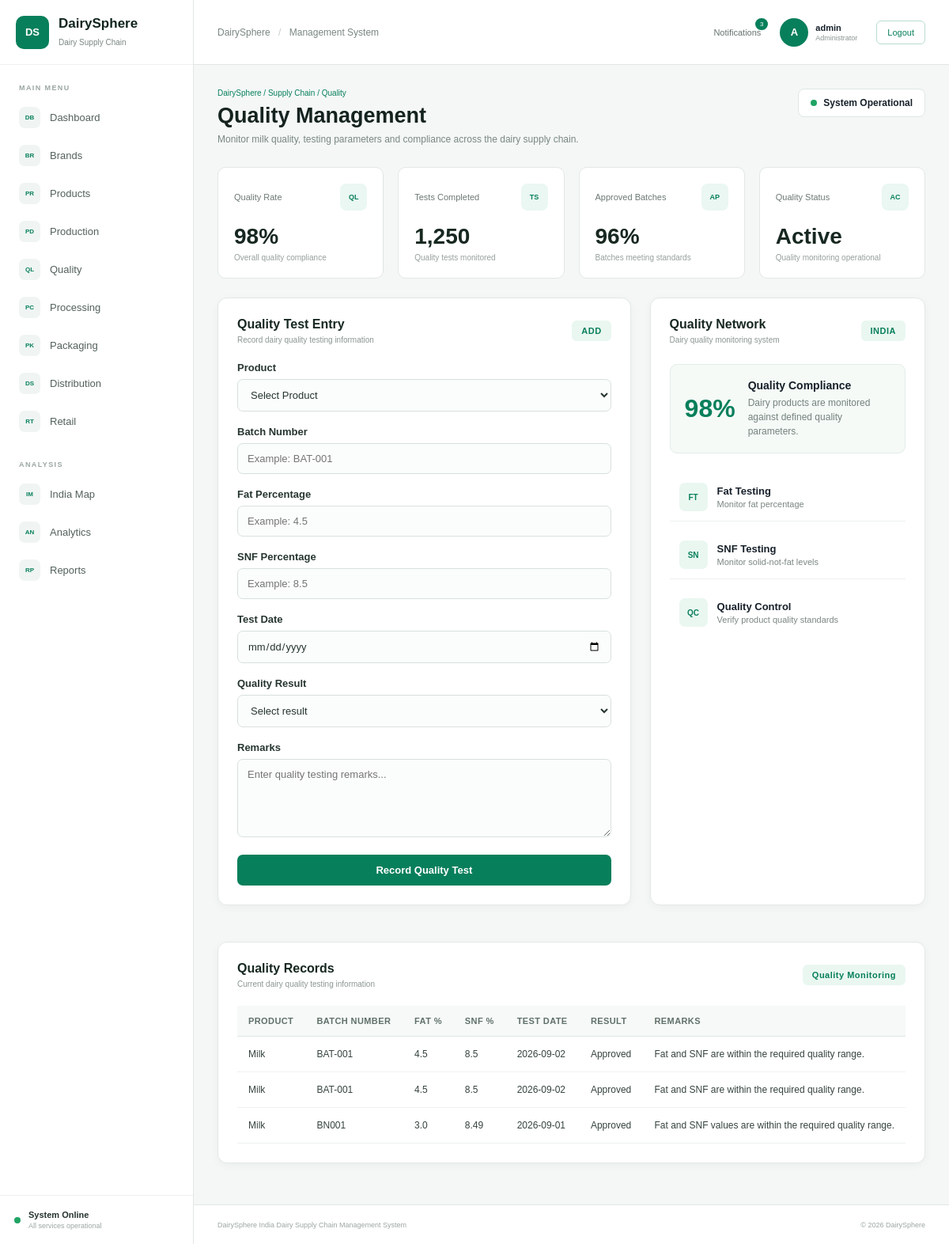
/quality (signed in), run on the app's committed database.
### tables this page shows
CREATE TABLE quality (

            id INTEGER PRIMARY KEY AUTOINCREMENT,

            product_name TEXT NOT NULL,

            batch_number TEXT NOT NULL,

            fat REAL,

            snf REAL,

            test_date TEXT NOT NULL,

            result TEXT NOT NULL,

            remarks TEXT,

            created_at TIMESTAMP DEFAULT CURRENT_TIMESTAMP

        );

### app.py (the view)
@app.route("/quality")
def quality():
    if "username" not in session:
        return redirect("/login")
    connection = get_db_connection()
    quality_data = connection.execute("""
        SELECT *
        FROM quality
        ORDER BY id DESC
    """).fetchall()
    products_data = connection.execute("""
        SELECT *
        FROM products
        ORDER BY name
    """).fetchall()
    total_tests = connection.execute("""
        SELECT COUNT(*)
        FROM quality
    """).fetchone()[0]
    approved_tests = connection.execute("""
        SELECT COUNT(*)
        FROM quality
        WHERE result = 'Approved'
    """).fetchone()[0]
    if total_tests > 0:
        quality_rate = round((approved_tests / total_tests) * 100)
    else:
        quality_rate = 0
    connection.close()
    return render_template(
        "quality.html",
        quality=quality_data,
        products=products_data,
        total_tests=total_tests,
        approved_tests=approved_tests,
        quality_rate=quality_rate,
        username=session["username"]
    )

### database.py (called while the page is built)
def get_db_connection():
    connection = sqlite3.connect(DATABASE)
    connection.row_factory = sqlite3.Row
    return connection

### templates/quality.html (shortened to what this page needs)
{% extends "base.html" %}
{% block content %}
<div class="page-header">
    <div>
        <p class="breadcrumb">
            DairySphere / Supply Chain / Quality
        </p>
        <h1>Quality Management</h1>
        <p class="page-description">
            Monitor milk quality, testing parameters and compliance
            across the dairy supply chain.
        </p>
    </div>
    <div class="page-status">
        <span class="status-dot"></span>
        System Operational
    </div>
</div>
<div class="stats-grid">
    <div class="stat-card">
        <div class="stat-header">
            <span>Quality Rate</span>
            <div class="stat-icon">QL</div>
        </div>
        <h2>98%</h2>
        <p>Overall quality compliance</p>
    </div>
    <div class="stat-card">
        <div class="stat-header">
            <span>Tests Completed</span>
            <div class="stat-icon">TS</div>
        </div>
        <h2>1,250</h2>
        <p>Quality tests monitored</p>
    </div>
    <div class="stat-card">
        <div class="stat-header">
            <span>Approved Batches</span>
            <div class="stat-icon">AP</div>
        </div>
        <h2>96%</h2>
        <p>Batches meeting standards</p>
    </div>
    <div class="stat-card">
        <div class="stat-header">
            <span>Quality Status</span>
            <div class="stat-icon">AC</div>
        </div>
        <h2>Active</h2>
        <p>Quality monitoring operational</p>
    </div>
</div>
<div class="brand-management-grid">
    <section class="panel brand-form-panel">
        <div class="panel-header">
            <div>
                <h2>Quality Test Entry</h2>
                <p>
                    Record dairy quality testing information
                </p>
            </div>
            <div class="panel-code">
                ADD
            </div>
        </div>
       <form method="POST" action="{{ url_for('add_quality') }}">
            <div class="form-group">
                <label for="product">
                    Product
                </label>
                <select name="product_name" required>
                    <option value="">
                        Select Product
                    </option>
                </select>
            </div>
<div class="form-group">
    <label for="batch_number">
        Batch Number
    </label>
    <input
        type="text"
        id="batch_number"
        name="batch_number"
        placeholder="Example: BAT-001"
        required
    >
</div>
            <div class="form-group">
                <label for="fat">
                    Fat Percentage
                </label>
                <input
                    type="number"
                    id="fat"
                    name="fat"
                    placeholder="Example: 4.5"
                    min="0"
                    step="0.01"
                >
            </div>
            <div class="form-group">
                <label for="snf">
                    SNF Percentage
                </label>
                <input
                    type="number"
                    id="snf"
                    name="snf"
                    placeholder="Example: 8.5"
                    min="0"
                    step="0.01"
                >
            </div>
            <div class="form-group">
                <label for="test_date">
                    Test Date
                </label>
                <input
                    type="date"
                    id="test_date"
                    name="test_date"
                    required
                >
            </div>
            <div class="form-group">
                <label for="result">
                    Quality Result
                </label>
                <select id="result" name="result" required>
                    <option value="">
                        Select result
                    </option>
                </select>
            </div>
            <div class="form-group">
                <label for="remarks">
                    Remarks
                </label>
                <textarea
                    id="remarks"
                    name="remarks"
                    rows="5"
                    placeholder="Enter quality testing remarks..."
                ></textarea>
            </div>
            <button type="submit" class="primary-button">
                Record Quality Test
            </button>
        </form>
    </section>
    <section class="panel brand-info-panel">
        <div class="panel-header">
            <div>
                <h2>Quality Network</h2>
                <p>
                    Dairy quality monitoring system
                </p>
            </div>
            <div class="network-badge">
                INDIA
            </div>
        </div>
        <div class="network-summary">
            <div class="summary-number">
                98%
            </div>
            <div>
                <strong>Quality Compliance</strong>
                <p>
                    Dairy products are monitored against
                    defined quality parameters.
                </p>
            </div>
        </div>
        <div class="network-features">
            <div class="feature-row">
                <div class="feature-icon">
                    FT
                </div>
                <div>
                    <strong>Fat Testing</strong>
                    <span>
                        Monitor fat percentage
                    </span>
                </div>
            </div>
            <div class="feature-row">
                <div class="feature-icon">
                    SN
                </div>
                <div>
                    <strong>SNF Testing</strong>
                    <span>
                        Monitor solid-not-fat levels
                    </span>
                </div>
            </div>
            <div class="feature-row">
                <div class="feature-icon">
                    QC
                </div>
                <div>
                    <strong>Quality Control</strong>
                    <span>
                        Verify product quality standards
                    </span>
                </div>
            </div>
        </div>
    </section>
</div>
<section class="panel registered-brands-panel">
    <div class="panel-header">
        <div>
            <h2>Quality Records</h2>
            <p>
                Current dairy quality testing information
            </p>
        </div>
        <div class="record-count">
            Quality Monitoring
        </div>
    </div>
    <div class="brand-table-wrapper">
    <table class="brand-table">
        <thead>
            <tr>
                <th>Product</th>
                <th>Batch Number</th>
                <th>Fat %</th>
                <th>SNF %</th>
                <th>Test Date</th>
                <th>Result</th>
                <th>Remarks</th>
            </tr>
        </thead>
        <tbody>
            {% if quality %}
                {% for item in quality %}
                <tr>
                    <td>
                        {{ item["product_name"] }}
                    </td>
                    <td>
                        {{ item["batch_number"] }}
                    </td>
                    <td>
                        {{ item["fat"] }}
                    </td>
                    <td>
                        {{ item["snf"] }}
                    </td>
                    <td>
                        {{ item["test_date"] }}
                    </td>
                    <td>
                        {{ item["result"] }}
                    </td>
                    <td>
                        {{ item["remarks"] or "-" }}
                    </td>
                </tr>
                {% endfor %}
            {% else %}
                <tr>
                    <td colspan="7">
                        No quality records available.
                    </td>
                </tr>
            {% endif %}
        </tbody>
    </table>
</div>
{% endblock %}

### templates/base.html (shortened to what this page needs)
<!DOCTYPE html>
<html lang="en">
<head>
    <link rel="stylesheet"
          href="{{ url_for('static', filename='css/style.css') }}">
</head>
<body>
<div class="app-container">
    <aside class="sidebar">
        <div class="brand-logo">
            <div class="brand-icon">
                DS
            </div>
            <div>
                <h2>DairySphere</h2>
                <span>Dairy Supply Chain</span>
            </div>
        </div>
        <div class="sidebar-section">
            <p class="section-title">
                MAIN MENU
            </p>
            <a href="{{ url_for('dashboard') }}"
               class="menu-item">
                <span class="menu-icon">DB</span>
                <span>Dashboard</span>
            </a>
            <a href="{{ url_for('brands') }}"
               class="menu-item">
                <span class="menu-icon">BR</span>
                <span>Brands</span>
            </a>
            <a href="{{ url_for('products') }}"
               class="menu-item">
                <span class="menu-icon">PR</span>
                <span>Products</span>
            </a>
            <a href="{{ url_for('production') }}"
               class="menu-item">
                <span class="menu-icon">PD</span>
                <span>Production</span>
            </a>
            <a href="{{ url_for('quality') }}"
               class="menu-item">
                <span class="menu-icon">QL</span>
                <span>Quality</span>
            </a>
            <a href="{{ url_for('processing') }}"
               class="menu-item">
                <span class="menu-icon">PC</span>
                <span>Processing</span>
            </a>
            <a href="{{ url_for('packaging') }}"
               class="menu-item">
                <span class="menu-icon">PK</span>
                <span>Packaging</span>
            </a>
            <a href="{{ url_for('distribution') }}"
               class="menu-item">
                <span class="menu-icon">DS</span>
                <span>Distribution</span>
            </a>
            <a href="{{ url_for('retail') }}"
               class="menu-item">
                <span class="menu-icon">RT</span>
                <span>Retail</span>
            </a>
        </div>
        <div class="sidebar-section">
            <p class="section-title">
                ANALYSIS
            </p>
            <a href="{{ url_for('india_map') }}"
               class="menu-item">
                <span class="menu-icon">IM</span>
                <span>India Map</span>
            </a>
            <a href="{{ url_for('analytics') }}"
               class="menu-item">
                <span class="menu-icon">AN</span>
                <span>Analytics</span>
            </a>
         <a href="{{ url_for('reports') }}"
   class="menu-item">
    <span class="menu-icon">RP</span>
    <span>Reports</span>
</a>
        </div>
        <div class="sidebar-footer">
            <div class="system-status">
                <span class="status-dot"></span>
                <div>
                    <strong>System Online</strong>
                    <small>All services operational</small>
                </div>
            </div>
        </div>
    </aside>
    <div class="main-area">
        <header class="topbar">
            <div class="topbar-left">
                <div class="page-location">
                    DairySphere
                    <span>/</span>
                    Management System
                </div>
            </div>
            <div class="topbar-right">
                <div class="notification">
                    <span>3</span>
                    Notifications
                </div>
                <div class="user-profile">
                    <div class="user-avatar">
                        {% if username %}
                            {{ username[0]|upper }}
                        {% else %}
                            A
                        {% endif %}
                    </div>
                    <div class="user-details">
                        <strong>
                            {% if username %}
                                {{ username }}
                            {% else %}
                                Admin
                            {% endif %}
                        </strong>
                        <small>
                            Administrator
                        </small>
                    </div>
                </div>
                <a href="{{ url_for('logout') }}"
                   class="logout-button">
                    Logout
                </a>
            </div>
        </header>
        <main class="page-content">
            {% block content %}
            {% endblock %}
        </main>
        <footer class="footer">
            <span>
                DairySphere India Dairy Supply Chain Management System
            </span>
            <span>
                © 2026 DairySphere
            </span>
        </footer>
    </div>
</div>
</body>
</html>

### data on the page
quality: product_name "Milk", batch_number "BAT-001", fat "4.5", snf "8.5", test_date "2026-09-02", result "Approved", remarks "Fat and SNF are within the required quality range."
quality: product_name "Milk", batch_number "BAT-001", fat "4.5", snf "8.5", test_date "2026-09-02", result "Approved", remarks "Fat and SNF are within the required quality range."
quality: product_name "Milk", batch_number "BN001", fat "3.0", snf "8.49", test_date "2026-09-01", result "Approved", remarks "Fat and SNF values are within the required quality range."

### other printed values
{{ username[0]|upper }} "A"
{{ username }} "admin"
